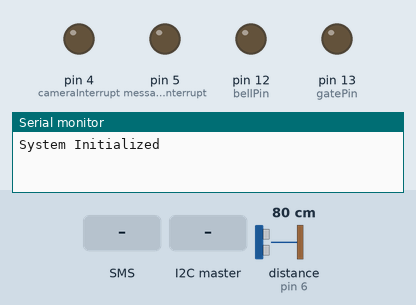
This sketch was run on a simulated Arduino Uno, built with avr-gcc and run on an emulated ATmega328P. Shown: output pins drawn as LEDs (lit = HIGH), the last lines printed to the serial monitor. The test bench sets the inputs (shaded band); at power-on: distance to the obstacle (sensor on pin 6) 80 cm. The echo pulse lasts 58.3 µs per cm.

Above: at 3.2 s.
3.3 s: distance to the obstacle (sensor on pin 6) set to 22 cm
4.8 s: distance to the obstacle (sensor on pin 6) set to 19 cm
At 5.33 s:
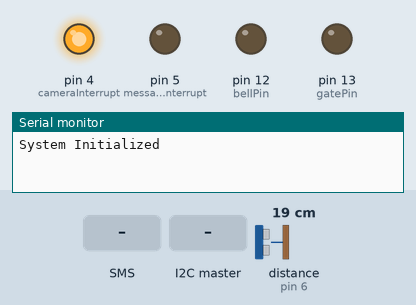
7.8 s: text message "1" received
At 8.27 s:
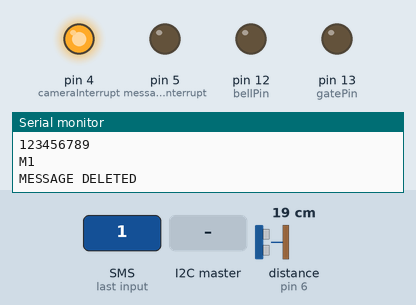
10.8 s: the I2C master sends the byte 1
At 11.23 s:
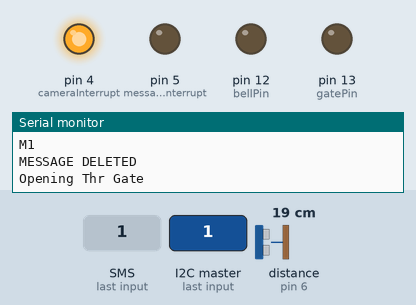
13.8 s: the I2C master sends the byte 2
At 14.19 s:
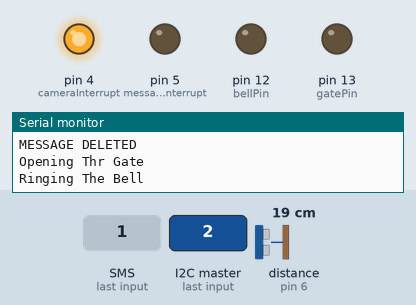
16.8 s: distance to the obstacle (sensor on pin 6) set to 35 cm
At 17.7 s:
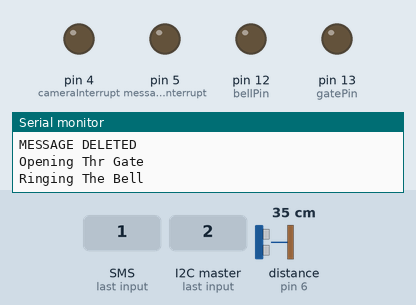
Timing chart, 0 to 19.3 s (numbered marks = the images above; inputs shaded):
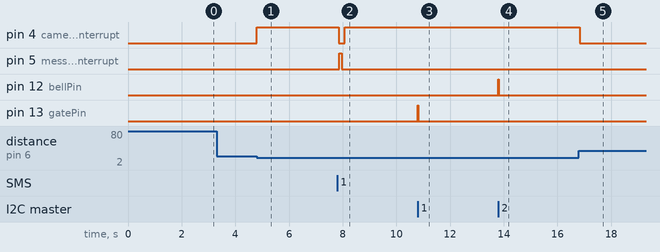

Measured:
- the behaviour switches between 21 and 20 cm on distance to the obstacle (sensor on pin 6) (found by bisection; images 0 and 1)
- after the input at 3.3 s, every drawn part: stays the same
- after the input at 4.8 s, pin 4 (cameraInterrupt): LOW → HIGH at once
- after the input at 7.8 s, pin 4 (cameraInterrupt): HIGH → LOW after 0.06 s, → HIGH 0.21 s later; pin 5 (messageInterrupt): LOW → HIGH after 0.06 s, → LOW 0.10 s later
- after the input at 10.8 s, pin 13 (gatePin): LOW → HIGH at once, → LOW 0.01 s later
- after the input at 13.8 s, pin 12 (bellPin): LOW → HIGH at once, → LOW 0.01 s later
- after the input at 16.8 s, pin 4 (cameraInterrupt): HIGH → LOW at once

The sketch:

Arduino.ino
```cpp
#include <GSM.h>
#include <Wire.h>
#include <Arduino.h>

#include "DISTModule.h"


#define ARDUINO_SLAVE_ADDRESS 0x12


// Gsm Module Declarations

GSM gsmAccess;

GSM_SMS sms;

// Ultrasonic Sensor
DISTModule distanceSensor = DISTModule();

//this will be used to store the incoming message sender number

char senderNumber[20];

//this will be used to store the incoming message (M is used as a flag for PI: That message)

String message = String("M");

int dataReceivedFromPI = 0;

//Gate is connected to Pin 13

const uint8_t gatePin = 13;

//door Bell is connected to pin 12

const uint8_t bellPin = 12;


// Pin 5 is used as an interrupt pin to indicate that a message is onboard

static const char messageInterrupt = 5;

// Pin 5 is used as an interrupt pin to indicate that an object is detected

static const char cameraInterrupt = 4;


void setup() {

  Wire.begin(ARDUINO_SLAVE_ADDRESS);

  Wire.onReceive(receiveData);

  Wire.onRequest(sendData);

  Serial.begin(9600);

  pinMode(gatePin, OUTPUT);

  pinMode(bellPin, OUTPUT);

  pinMode(cameraInterrupt, OUTPUT);

  pinMode(messageInterrupt, OUTPUT);

  boolean notConnected = true;

  // Start GSM connection

  while (notConnected) {

    if (gsmAccess.begin() == GSM_READY) {

      notConnected = false;

    } else {

      Serial.println("Not connected");

      delay(1000);
    }

  }

  Serial.println("System Initialized ");

}

void loop() {

  char c;

  if (sms.available())
  {
    Serial.println("Message received from:");

    sms.remoteNumber(senderNumber, 20);

    Serial.println(senderNumber);

    // Read message bytes and print them
    while (c = sms.read()) {
        message += String(c);
        }

    Serial.println(message);

    message += ';';

    message += String(senderNumber);


    trigger_messageInterrupt();

    delay(100);

    message = "M";

    sms.flush();

    Serial.println("MESSAGE DELETED");

  }

  if(distanceSensor.detectObject())
  {

        trigger_CameraInterrupt();

  }

}


void trigger_messageInterrupt() {

    digitalWrite(messageInterrupt, HIGH);

    delay(100);

    digitalWrite(messageInterrupt, LOW);
}


void trigger_CameraInterrupt() {

    digitalWrite(cameraInterrupt, HIGH);

    delay(100);

    digitalWrite(cameraInterrupt, LOW);
}


void receiveData(int byteCount) {

    while(Wire.available())
    {
        dataReceivedFromPI = Wire.read();

        if(dataReceivedFromPI == 1)
        {
             Serial.println("Opening Thr Gate");

             digitalWrite(gatePin,HIGH);

             delay(2000);

             digitalWrite(gatePin,LOW);

             dataReceivedFromPI = 0;

        }

        if(dataReceivedFromPI == 2)
        {
             Serial.println("Ringing The Bell");

             digitalWrite(bellPin,HIGH);

             delay(2000);

             digitalWrite(bellPin,LOW);

             dataReceivedFromPI = 0;

        }

    }
}

void sendData(){

        Wire.write(message.c_str());
}
```

DISTModule.cpp
```cpp
#include <Arduino.h>
#include <NewPing.h>
#include "DISTModule.h"

const uint8_t TRIGGER_PIN   =   10;
const uint8_t  ECHO_PIN     =   6;
const uint8_t  DETECTION_DISTANCE   =   20;

NewPing distance  = NewPing(TRIGGER_PIN,ECHO_PIN,DETECTION_DISTANCE);

DISTModule::DISTModule() {

}


boolean DISTModule::detectObject() {

    if(distance.ping_cm() <= DETECTION_DISTANCE && distance.ping_cm() > 0) {
        return true;
    }
    return false;
}
```

DISTModule.h
```cpp
#ifndef DISTModule_h
#define DISTModule_h

class DISTModule {

    public:
        DISTModule();
        boolean  detectObject();
};

#endif
```
